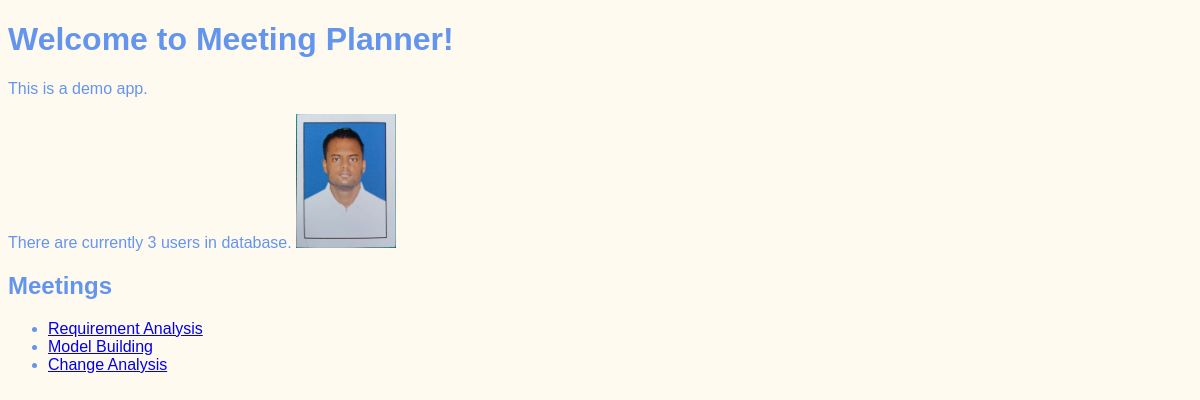
Before: /welcome.html with the older database file.
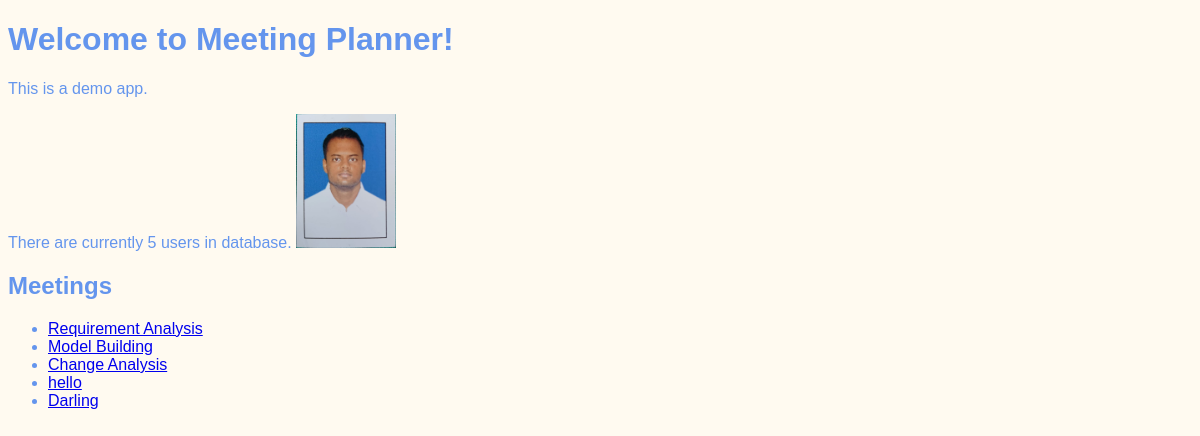
After: the same page with the newer database file.
### meetings/models.py (models this page shows)
class Meeting(models.Model):
    title = models.CharField(max_length=200)
    date = models.DateField()

### website/views.py (the view)
# urls.py: path('welcome.html', welcome, name='welcome'),
def welcome(request):
    return render(request, 'website/welcome.html',
                  {"n_meets": Meeting.objects.count(),
                   "meetings": Meeting.objects.all()})  # multiple vars can be given using commas

### website/templates/website/welcome.html (shortened to what this page needs)
{% extends "base.html" %}
{% load static %}
{% block content %}
<h1>Welcome to Meeting Planner!</h1>
<p>This is a demo app.</p>
There are currently {{n_meets}} users in database.
<img src="{% static 'website/profile_image.jpeg' %}" width="100px"/>
<h2>Meetings</h2>
<ul>
    {% for meeting in meetings %}
    <li>
        <a href="{% url 'detail' meeting.id %}">
            {{meeting.title}}
        </a>
    </li>
    {% endfor %}
</ul>
{% endblock %}

Changed rows visible on the page:
added Meeting: title "hello"
added Meeting: title "Darling"
Other visible differences:
{{ n_meets }}: "3" → "5"
